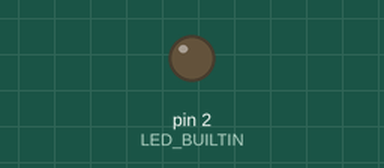
Recording of a sketch running on a simulated Arduino Uno, built with avr-gcc and run on an emulated ATmega328P. On the bench: output pins drawn as LEDs (lit = HIGH).

Above: at 0.6 s.
At 2.5 s:
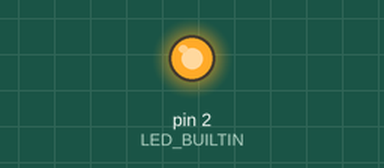
Timing chart, 0 to 6.6 s (numbered marks = the images above):
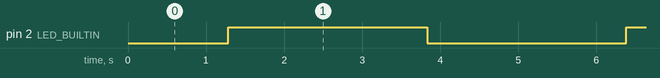

The sketch:

led_pwm.ino
```cpp
// led_pwm.ino: Modifies the LED light intensity using PWM
// The user LED is connected to GPIO 2
//
// The program is part of the workshop on IoT4AQ at Alioune Diop University, Bambey, Sénégal

#define LED_BUILTIN 2

void setup() {
  // initialize digital pin LED_BUILTIN as an output.
  pinMode(LED_BUILTIN, OUTPUT);
}

void loop() {
  int i;
  for (i=0; i<255;i++) { // increase the duty from zero to 255 which is the maximum
    analogWrite(LED_BUILTIN,i);
    delay(10);
  }
  for (i=255; i>0; i--) {
    analogWrite(LED_BUILTIN,i);
    delay(10);
  }

}
```

Measured:
- by itself, pin 2 (LED_BUILTIN): alternates HIGH for 2.6 s and LOW for 2.6 s
